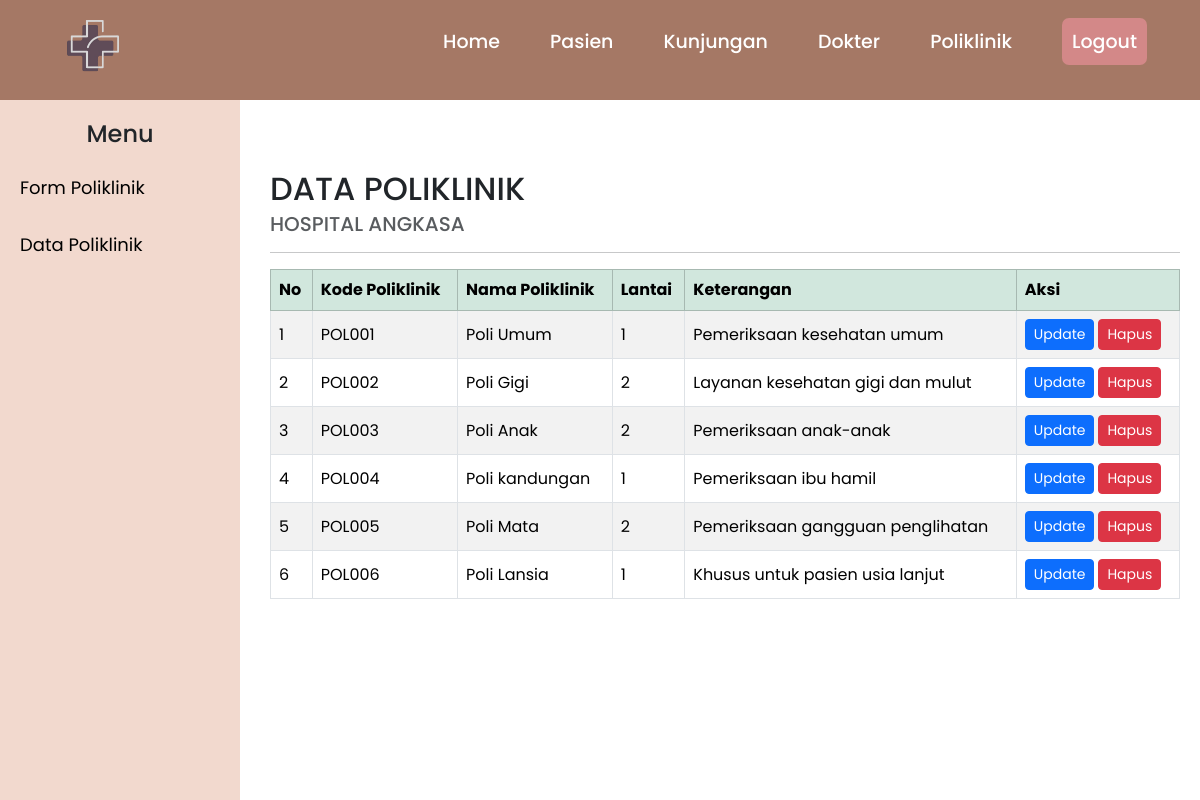
/Admin/poli_data.php?update=sukses, run on the app's committed database.
### tables this page shows
CREATE TABLE `poliklinik` (
  `kd_poli` varchar(11) NOT NULL,
  `nm_poli` varchar(50) NOT NULL,
  `lantai` int(5) NOT NULL,
  `ket` text NOT NULL
);

### Admin/poli_data.php (the view, shortened to what this page needs)
<?php include ('../koneksi.php') ?>
<!DOCTYPE html>
<html lang="en">
<head>
  <link href="https://cdn.jsdelivr.net/npm/bootstrap@5.3.3/dist/css/bootstrap.min.css" rel="stylesheet">
</head>
<body>
<?php include('a_header.php'); ?>
<div class="d-flex">
  <?php include('po_sidebar.php'); ?>
  <main class="main-content">
    <h2 class="mb-1">DATA POLIKLINIK</h2>
    <h5 class="text-muted">HOSPITAL ANGKASA</h5>
    <hr>
    <div class="table-responsive">
      <table class="table table-striped table-bordered align-middle">
        <thead class="table-success">
          <tr>
            <th>No</th>
            <th>Kode Poliklinik</th>
            <th>Nama Poliklinik</th>
            <th>Lantai</th>
            <th>Keterangan</th>
            <th>Aksi</th>
          </tr>
        </thead>
        <tbody>
          <?php
          $sql = "SELECT * FROM poliklinik";
          $hasil = mysqli_query($koneksi, $sql);
          $no = 1;
          if (mysqli_num_rows($hasil) == 0) {
              echo "<tr><td colspan='12' class='text-center'>Data masih kosong.</td></tr>";
          } else {
              while ($row = mysqli_fetch_assoc($hasil)) { ?>
              <tr>
                <td><?= $no++ ?></td>
                <td><?= $row['kd_poli'] ?></td>
                <td><?= $row['nm_poli'] ?></td>
                <td><?= $row['lantai'] ?></td>
                <td><?= $row['ket'] ?></td>
                <td>
                  <div class="d-flex gap-1">
                    <a href="po_update.php?kd_poli=<?= $row['kd_poli'] ?>" class="btn btn-primary btn-sm">Update</a>
                    <a href="po_delete.php?kd_poli=<?= $row['kd_poli'] ?>" onclick="return confirm('Hapus Data?')" class="btn btn-danger btn-sm">Hapus</a>
                  </div>
                </td>
              </tr>
          <?php }
          } ?>
        </tbody>
      </table>
    </div>
  </main>
</div>
</body>
</html>

### Admin/poli_data.php (style rules this page uses)
body { padding-top: 150px; margin: 0; }
.main-content { margin-left: 250px; padding: 20px; width: 100%; }
.table th, .table td { vertical-align: middle; }

### Admin/a_header.php (style rules this page uses)
* { margin: 0; padding: 0; box-sizing: border-box; font-family: 'Poppins', sans-serif; }

### data on the page
poliklinik: kd_poli "POL001", nm_poli "Poli Umum", lantai "1", ket "Pemeriksaan kesehatan umum"
poliklinik: kd_poli "POL002", nm_poli "Poli Gigi", lantai "2", ket "Layanan kesehatan gigi dan mulut"
poliklinik: kd_poli "POL003", nm_poli "Poli Anak", lantai "2", ket "Pemeriksaan anak-anak"
poliklinik: kd_poli "POL004", nm_poli "Poli kandungan", lantai "1", ket "Pemeriksaan ibu hamil"
poliklinik: kd_poli "POL005", nm_poli "Poli Mata", lantai "2", ket "Pemeriksaan gangguan penglihatan"
poliklinik: kd_poli "POL006", nm_poli "Poli Lansia", lantai "1", ket "Khusus untuk pasien usia lanjut"
